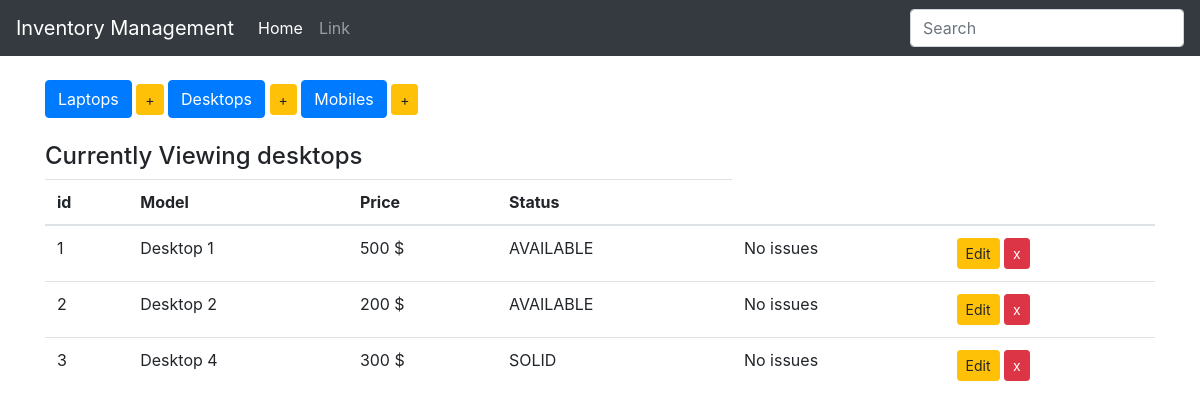
Screenshot of /desktops/ with the database file from the repository.
### inventory/models.py (models this page shows, shortened)
class Device(models.Model):
    type=models.CharField(max_length=100,blank=False)
    price=models.IntegerField()
    choices=(
        ('AVAILABLE','Item ready to be purchased'),
        ('SOLID','Item Sold'),
        ('RESTOCKIG','Item restocking in few days')
    )
    status=models.CharField(max_length=10,choices=choices,default='SOLD')
    issues=models.CharField(max_length=100,default='No issues')
    class Meta:
        abstract=True

class Desktop(Device):
    pass

### inventory/views.py (the view)
# urls.py: path('desktops/',views.display_desktops,name='display_desktops'),
def display_desktops(request):
    items = Desktop.objects.all()
    context = {
        'items': items,
        'header':'desktops',
    }
    return render(request, 'index.html', context)

### inventory/templates/index.html
{% extends 'base.html' %}
{% block body %}
<br>
<div class="button-group">
    <a href="{% url 'inventory:display_laptops' %}" class="btn btn-primary btn-md" role="button">Laptops</a>
    <a href="{% url 'inventory:add_laptops' %}" class="btn btn-warning btn-sm" role="button">+</a>
    <a href="{% url 'inventory:display_desktops' %}" class="btn btn-primary btn-md" role="button">Desktops</a>
    <a href="{% url 'inventory:add_desktops' %}" class="btn btn-warning btn-sm" role="button">+</a>
    <a href="{% url 'inventory:display_mobiles' %}" class="btn btn-primary btn-md" role="button">Mobiles</a>
    <a href="{% url 'inventory:add_mobiles' %}" class="btn btn-warning btn-sm" role="button">+</a>
</div>
<br>
<h4>Currently Viewing {{ header }}</h4>
<table class="table table-hover">
    <thread>
        <tr>
            <th>id</th>
            <th>Model</th>
            <th>Price</th>
            <th>Status</th>
        </tr>
    </thread>
    <tbody>
            {% for item in items %}
            <tr>
              <td>{{ item.pk }}
              <td>{{ item.type }}</td>
              <td>{{ item.price }} $</td>
              <td>{{ item.status }}</td>
              <td>{{ item.issues }}</td>
              {% if header|lower == "laptops" %}
        <td>
            <a href="{% url 'inventory:edit_laptops' item.pk %}" class="btn btn-warning btn-sm" role="button" aria-pressed="true" > Edit</a>
            <a href="{% url 'inventory:delete_laptops' item.pk%}" class="btn btn-danger btn-sm" role="button" aria-pressed="true" > x</a>
        </td>
        {% elif header|lower == "desktops" %}
        <td>
            <a href="{% url 'inventory:edit_desktops' item.pk %}" class="btn btn-warning btn-sm" role="button" aria-pressed="true" > Edit</a>
            <a href="{% url 'inventory:delete_desktops' item.pk%}" class="btn btn-danger btn-sm" role="button" aria-pressed="true" > x</a>
        </td>
        {% else %}
        <td>
            <a href="{% url 'inventory:edit_mobiles' item.pk %}" class="btn btn-warning btn-sm" role="button" aria-pressed="true" > Edit</a>
            <a href="{% url 'inventory:delete_mobiles' item.pk%}" class="btn btn-danger btn-sm" role="button" aria-pressed="true" > x</a>
        </td>
        {% endif %}
            </tr>
            {% endfor %}
    </tbody>
</table>
{% endblock %}

### rows the page displays
Desktop: pk "1", type "Desktop 1", price "500", status "AVAILABLE", issues "No issues"
Desktop: pk "2", type "Desktop 2", price "200", status "AVAILABLE", issues "No issues"
Desktop: pk "3", type "Desktop 4", price "300", status "SOLID", issues "No issues"

### other values shown
{{ header }} "desktops"
